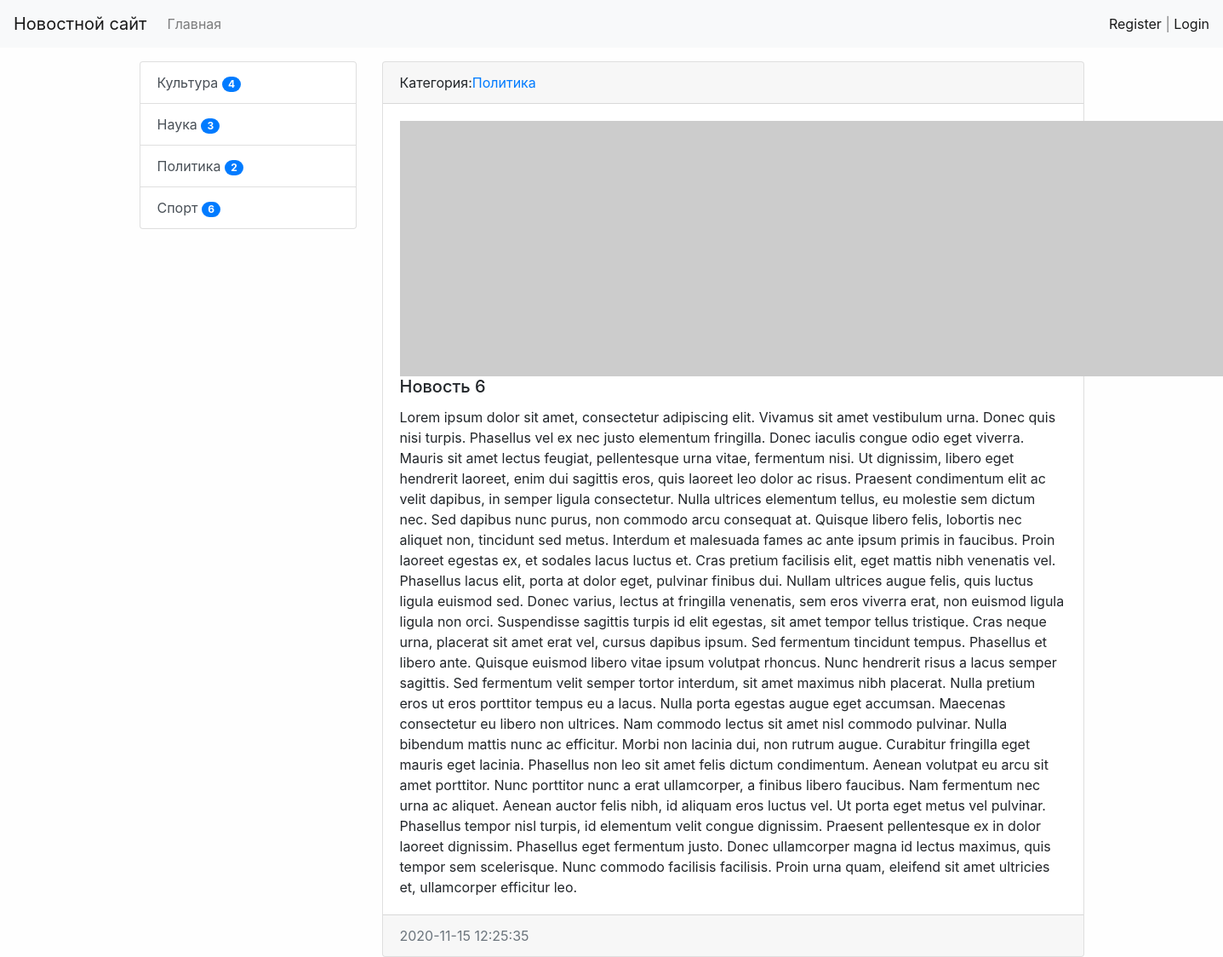
The page /news/5/ on the database as committed earlier.
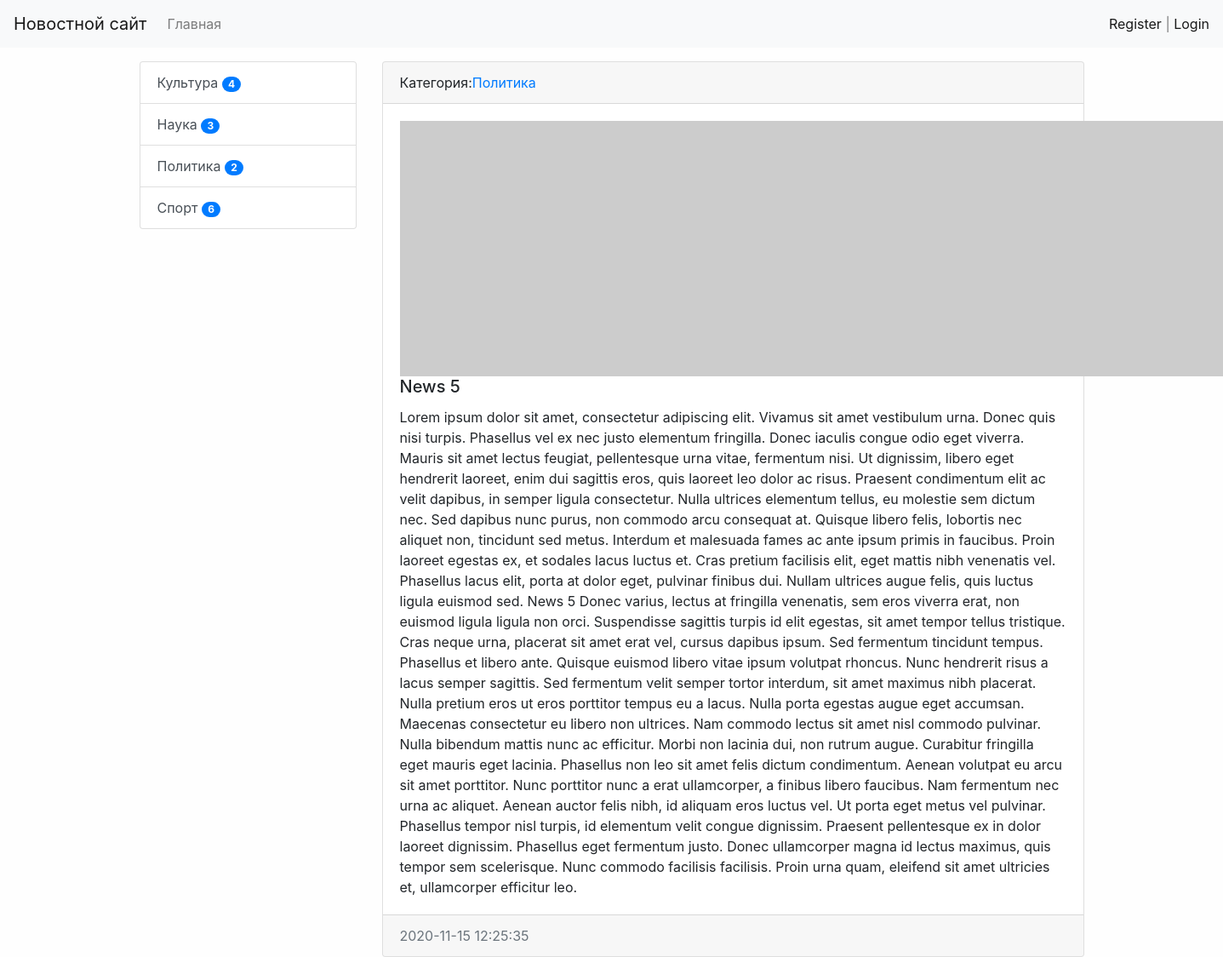
The same page on the database as committed later.
### news/models.py (models this page shows, shortened)
class Category(models.Model):
    title = models.CharField(max_length=150, db_index=True)
    def get_absolute_url(self):
        return reverse('category', kwargs={'category_id': self.pk})
    def __str__(self):
        return self.title
    class Meta:
        verbose_name = 'Категория'
        verbose_name_plural = 'Категории'
        ordering = ['title']

class News(models.Model):
    title = models.CharField(max_length=150, verbose_name='Наименование')
    content = models.TextField(blank=True, verbose_name='Контент')
    created_at = models.DateTimeField(auto_now_add=True, verbose_name='Создано')
    updated_at = models.DateTimeField(auto_now=True, verbose_name='Обновлено')
    photo = models.ImageField(upload_to='photo/%Y/%m/%d/', verbose_name='Фото', blank=True)
    is_published = models.BooleanField(default=True, verbose_name='Опубликовано')
    category = models.ForeignKey('Category', on_delete=models.PROTECT,  verbose_name='Категория')
    view = models.IntegerField(default=0)
    class Meta:
        verbose_name = 'Новость'
        verbose_name_plural = 'Новости'
        ordering = ['-created_at']

### news/views.py (the view)
# urls.py: path('news/<int:pk>/', ViewNews.as_view(), name='view_news'),
class ViewNews(DetailView):
    model = News
    template_name = 'news/news_detail.html'
    context_object_name = 'news_item'

### news/templatetags/news_tags.py (called while the page is built)
@register.simple_tag(name='get_list_categories')
def get_categories():
    return Category.objects.all()

@register.inclusion_tag('news/list_categories.html')
def show_categories():
    categories = Category.objects.annotate(cnt=Count('news',filter=F('news__is_published'))).filter(cnt__gt=0)
    return {'categories': categories}

### news/templates/news/news_detail.html (shortened to what this page needs)
{% extends 'base.html' %}
{% block sitebar %}
{% include 'inc/_sidebar.html' %}
{% endblock %}
{% block content %}
<div class="card bm-3">
  <div class="card-header">
    Категория:<a href="{{ news_item.category.get_absolute_url }}">{{ news_item.category }}</a>
  </div>
  <div class="card-body">
    {% if item.photo %}
    <img src="{{ news_item.photo.url }}" alt="" width="300" class="float-left mr-3">
    {% else %}
    <img src="https://picsum.photos/id/1060/300/235/?blur=2" alt="" class="mr-3">
    {% endif %}
    <h5 class="card-title \">{{ news_item.title }}</h5>
    <p class="card-text">{{ news_item.content }}</p>
  </div>
  <div class="card-footer text-muted">
    {{ news_item.created_at|date:"Y-m-d H:i:s" }}
  </div>
</div>
{% endblock %}

### templates/base.html (shortened to what this page needs)
{% load static %}
<html lang="en">
<head>
  <link rel="stylesheet" href="{% static 'bootstrap/css/bootstrap.min.css' %}">
  <link rel="stylesheet" href="{% static 'css/style.css' %}">
</head>
<body>
{% include 'inc/_nav.html' %}
<div class="container mt-3">
  <div class="row">
      <div class="col-md-3">
        {% block sitebar %}SITEBAR{% endblock %}
      </div>
      <div class="col-md-9">
        {% block content %}CONTENT{% endblock %}
      </div>
  </div>
</div>
</body>
</html>

### templates/inc/_nav.html (shortened to what this page needs)
<nav class="navbar navbar-expand-lg navbar-light bg-light">
  <a class="navbar-brand" href="{% url 'home' %}">Новостной сайт</a>
  <div class="collapse navbar-collapse" id="navbarSupportedContent">
    <ul class="navbar-nav mr-auto">
      <li class="nav-item"><a class="nav-link" href="{% url 'home' %}">Главная</a></li>
    </ul>
    <span class="navbar-text">
      <a href="{% url 'register' %}">Register</a> | <a href="{% url 'login' %}">Login</a>
    </span>
  </div>
</nav>

### templates/inc/_sidebar.html
{% load news_tags %}
{% show_categories %}

### news/templates/news/list_categories.html
<div class="list-group">
  {% for item in categories %}
  <a href=" {{ item.get_absolute_url }}" class="list-group-item list-group-item-action">{{ item.title }}  <span class="badge badge-primary badge-pill">{{ item.cnt }}</span></a>
  {% endfor %}
</div>

### mysite/static/css/style.css (style rules this page uses)
body { background-color: #fefefe; }

Rows that differ between the two databases and show on the page:
changed News "Политика": title "Новость 6" → "News 5"; content "…luctus ligula euismod sed. Donec varius, lectus at…" → "…luctus ligula euismod sed. News 5 Donec varius, lectus at…"
